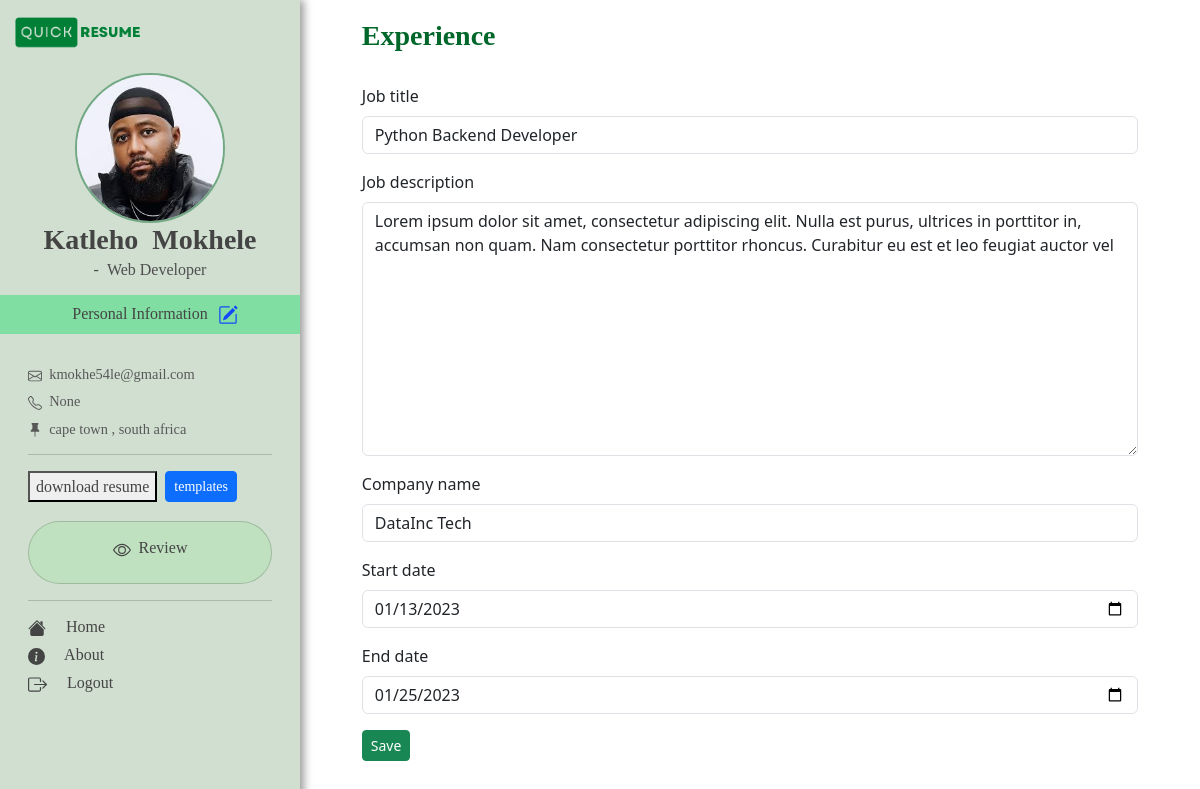
/experiences/10/ (signed in), run on the app's committed database.
### profiles_app/models.py (models this page shows, shortened)
class Profile(models.Model):
    user = models.ForeignKey(User, on_delete=models.CASCADE ,default=1 ) # this has the username inside
    first_name = models.CharField(max_length=200)
    last_name = models.CharField(max_length=200)
    job_title = models.CharField(max_length=200,default="")
    email = models.EmailField()
    cell = models.CharField(max_length=15,null=True, default="-")
    bio = models.TextField( default=" write your professional summery here ")
    avatar = models.ImageField(null=True, upload_to="avatars", blank=True , default='default.png')
    gender_choice = (
        ("male", "Male"),
        ("Female", "Female"),
    )
    location = models.CharField(max_length=300, default="-")
    linkedin_link = models.URLField(null=True, blank=True)
    twitter_link = models.URLField(null=True, blank=True)
    github_link = models.URLField(null=True, blank=True)
    personal_link = models.URLField(null=True, blank=True)

class Experience(models.Model):
    profile = models.ForeignKey(Profile, on_delete=models.CASCADE)
    job_title = models.CharField(max_length=200)
    job_description = models.TextField()
    company_name = models.CharField(max_length=100)
    start_date = models.DateField(null=True, blank=True)
    end_date = models.DateField(null=True, blank=True)

### main_app/views.py (the view)
# urls.py: path("experiences/<int:experience_id>/", views.edit_experience , name="experiences"),
@login_required
def edit_experience(request, experience_id ):
    experience = Experience.objects.get(id = experience_id)
    if request.method != 'POST':
        experience_form = ExperiencesForm(instance=experience)
    else:
        experience_form = ExperiencesForm(instance=experience,data=request.POST)
        if experience_form.is_valid():
            experience_form.save()
            return redirect("main_app:index")
    context = {
        "experience":experience,
        "experience_form":experience_form,
        }
    return render(request, 'main_app/edit_experience.html', context)

### profiles_app/forms.py
class ExperiencesForm(ModelForm):
    start_date = forms.DateField(widget = forms.widgets.DateInput(attrs={'type':'date','rows':1 ,'columns':2}))
    end_date = forms.DateField(widget = forms.widgets.DateInput(attrs={'type':'date','rows':1 ,'columns':2}))
    class Meta:
        model = Experience
        fields = '__all__'
        exclude = ['profile']

### main_app/context_processors.py (called while the page is built)
def data(request):
       try:
              profile = Profile.objects.get(user=request.user)
              return {
              "profile":profile
              }
       except:
              profile = ""
              return {"profile":profile}

### main_app/templates/main_app/edit_experience.html (shortened to what this page needs)
{% extends "main_app/base.html" %}
{% load bootstrap5 %}
{% block content %}
<div class="container-fluid">
    <div class="row">
        <div class="col-md-4 col-lg-3" id="personal_info_container">
            {% include 'main_app/sidebar.html' %}
        </div>
        <div class="col-md-8 col-lg-9" style="background-color: #ffffff85;">
            <div class="container">
                <div   id="my_margin" style="margin: 0.5cm 1cm 1cm 1cm;" >
                    <h3 style="margin-top: 15px;"> <b style="color:#00672A;"> Experience </b> </h3>
                    <br>
                    <form action="{% url 'main_app:experiences' experience.id %}" method="post">
                        {% bootstrap_form experience_form %}
                        <button class="btn btn-success btn-sm" name="submit">Save</button>
                    </form>
                </div>
            </div>
        </div>
    </div>
</div>
{% endblock content %}

### main_app/templates/main_app/sidebar.html (shortened to what this page needs)
{% load static %}
<div class="row">
    <div class="col-8">
        <a  class="d-flex   justify-content-start"    style="text-decoration: none;margin-top: 15px;" href="{% url 'main_app:index' %}">
            <img   style="width:130px" src="{% static 'images/icons/logo-dark.png'  %}" alt="">
        </a>
    </div>
</div>
<br>
<center>
<img style="width:150px;height: 150px;border: 2px solid #00672974;" class="img-fluid rounded-circle" src="{{profile.avatar.url}}" alt="">
<h3  style="margin-bottom: 0.2rem;"> <strong> {{profile.first_name}} &nbsp;{{profile.last_name}} </strong> </h3>
<h6 style="color: rgb(78, 78, 78);margin-bottom: 1rem">- &nbsp;{{profile.job_title}}</h6>
<div class="row" style="background-color:#00da5761; margin-bottom: 1rem;">
<h6 style=" margin: 0.5rem;font-weight: 500;">Personal Information <button onclick="personalFunction()" style="color:#1349fa;background: none;border: none;font-size: 1rem; font-weight: 500;">
</button></h6>
</div>
</center>
<div style="margin: 1rem">
<h6 style="font-size: 0.9rem;color: #585858;margin-bottom:10px;"> &nbsp;{{profile.email}}</h6>
<h6 style="font-size: 0.9rem;color: #585858;margin-bottom:10px;"> &nbsp;{{profile.cell}} <h6>
<h6 style="font-size: 0.9rem;color: #585858;margin-bottom:10px;"> &nbsp;{{profile.location}}<h6>
<hr>
<div class="col">
<div class="d-flex">
    <button type="button" class="btn-outline-primary btn-sm " data-bs-toggle="modal" data-bs-target="#exampleModal">
        download resume
    </button>
    <a  class="btn btn-primary btn-sm" href="{% url 'main_app:templates_list'  %}" >templates</a>
</div>
<br>
<a  href="{% url 'main_app:index' %}"  onclick="full_detailsFunction()" style="color:#333333;background: none;border: none;font-size: 1rem;font-weight: 500;text-decoration: none;">
<div    id = "details-option" class="card card-body rounded-pill   " style="background-color: rgba(9, 255, 0, 0.075)">
    <div class="d-flex  justify-content-center">
        <h6>
        </h6>
        <h6 style="font-weight: 500;">
                &nbsp; Review
        </h6>
    </div>
</div>
</a>
<div class="d-none d-md-block">
<hr>
<h6 style="margin-right: 1rem;">  <a  style="text-decoration: none;" href="{% url 'main_app:index' %}"> &nbsp; &nbsp; Home </a>
</h6>
<h6 style="margin-right: 1rem;">  <a style="text-decoration: none;" href="{%    url 'main_app:landing_page' %}">  &nbsp; &nbsp; About </a>
</h6>
<h6 style="margin-right: 1rem;">  <a style="text-decoration: none;" href="{%   url 'profiles_app:logout'  %}">  &nbsp; &nbsp; Logout</a>
</h6>
</div>
</div>
</div>

### static/css/index.css (style rules this page uses)
#personal_info_container { background-color: rgba(1, 80, 0, 0.184) !important; box-shadow: 4px 0 8px rgb(50, 50, 50); }
a { text-decoration: none; }

### main_app/templates/main_app/base.html (style rules this page uses)
p, h1, h2, h3, h4, h5, h6, button, a, li { font-family:poppins; color: #444444 ; }

### data on the page
Profile: avatar (picture), first_name "Katleho", last_name "Mokhele", job_title "Web Developer", email "kmokhe54le@gmail.com", cell "None", location "cape town , south africa"
Experience: job_title "Python Backend Developer", job_description "Lorem ipsum dolor sit amet, consectetur adipiscing elit. Nulla est purus, ultrices in porttitor in, accumsan non quam. Nam consectetur porttitor rhoncus. Curabitur eu est et leo feugiat auctor vel", company_name "DataInc Tech", start_date "01/13/2023", end_date "01/25/2023"
